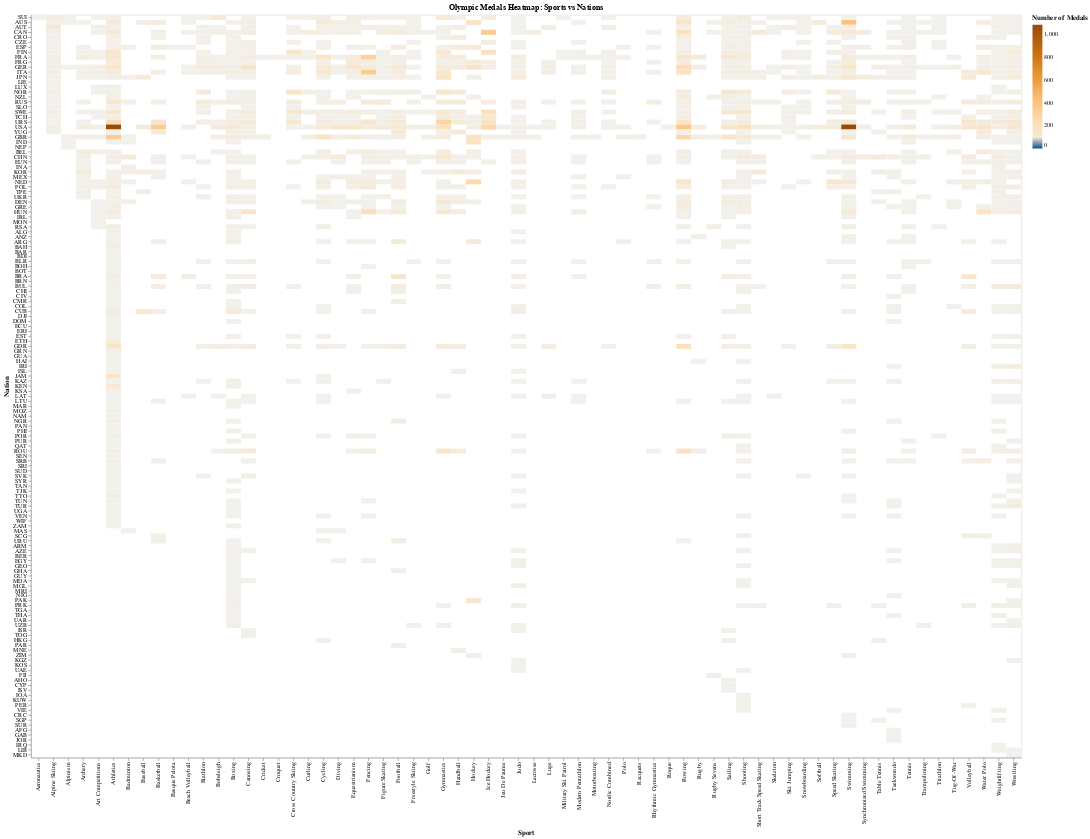

The notebook cell saved with this chart:
### Code cell
# Importing necessary libraries and installing dependencies
%pip install pandas
%pip install altair

import pandas as pd
import altair as alt

# Enabling Altair's mimetype renderer for interactive visualization
alt.renderers.enable('mimetype')

# Reading the dataset
url = 'https://raw.githubusercontent.com/rfordatascience/tidytuesday/master/data/2021/2021-07-27/olympics.csv'
df = pd.read_csv(url)

# Data Preparation for the Heatmap
# Aggregating medal counts by Sport, Nation, and Season
medal_counts = (
    df[df['medal'].notna()]  # Exclude rows without medals
    .groupby(['sport', 'noc', 'season'])  # Group by Sport, Nation, and Season
    .size()
    .reset_index(name='medal_count')  # Count medals
)

# Adding a column to distinguish between Summer and Winter for coloring
medal_counts['season_color'] = medal_counts['season'].apply(
    lambda x: 'blue' if x == 'Summer' else 'orange'
)

# Creating the heatmap
heatmap = alt.Chart(medal_counts).mark_rect().encode(
    x=alt.X('sport:N', title='Sport', sort=None),
    y=alt.Y('noc:N', title='Nation', sort=None),
    color=alt.Color(
        'medal_count:Q',
        scale=alt.Scale(scheme='blueorange', domainMid=0),
        title='Number of Medals'
    ),
    tooltip=['sport', 'noc', 'season', 'medal_count']
).properties(
    width=1600,
    height=1200,
    title='Olympic Medals Heatmap: Sports vs Nations'
)

heatmap

### Figure 1 — Vega-Lite specification as saved in the notebook (floating-point values rounded to 4 significant figures; data arrays with more than 128 entries replaced by an {"elided": "..."} marker saying what was removed)
{"$schema": "https://vega.github.io/schema/vega-lite/v5.20.1.json", "config": {"view": {"continuousHeight": 300, "continuousWidth": 300}}, "data": {"name": "data-f56149298ab8d3d1e4ada1fc79c16009"}, "datasets": {"data-f56149298ab8d3d1e4ada1fc79c16009": {"elided": "1459 records"}}, "encoding": {"color": {"field": "medal_count", "scale": {"domainMid": 0, "scheme": "blueorange"}, "title": "Number of Medals", "type": "quantitative"}, "tooltip": [{"field": "sport", "type": "nominal"}, {"field": "noc", "type": "nominal"}, {"field": "season", "type": "nominal"}, {"field": "medal_count", "type": "quantitative"}], "x": {"field": "sport", "sort": null, "title": "Sport", "type": "nominal"}, "y": {"field": "noc", "sort": null, "title": "Nation", "type": "nominal"}}, "height": 1200, "mark": {"type": "rect"}, "title": "Olympic Medals Heatmap: Sports vs Nations", "width": 1600}
